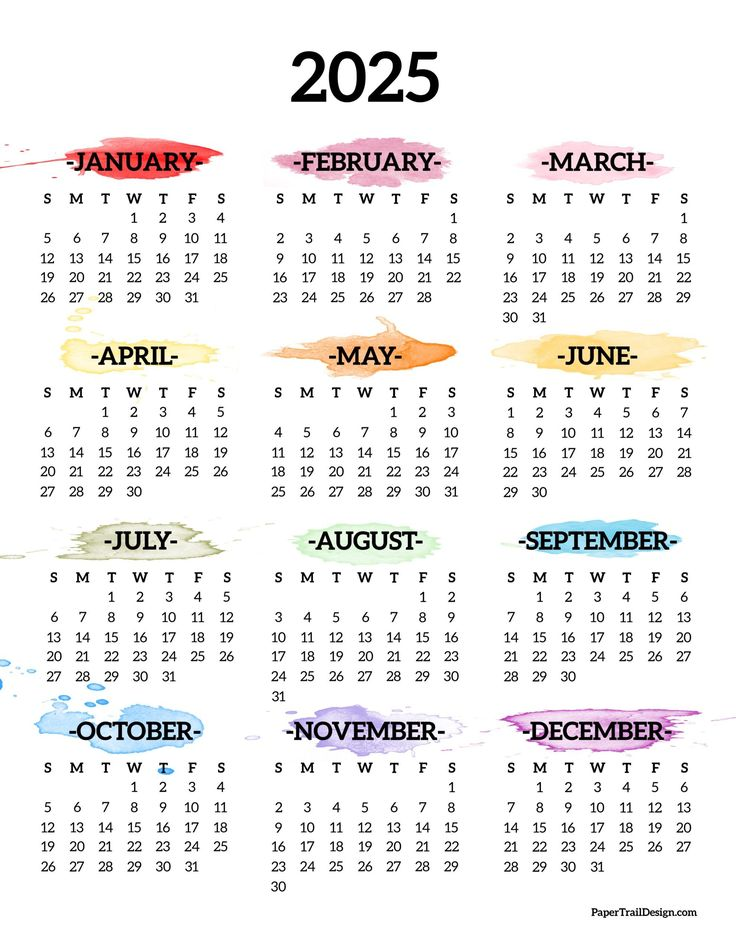
#> input picture 2025-calendar.jpg, 736 x 952 px
$ python invert_image.py 2025-calendar.jpg out.png
#> lines starting #> are read from the running program, lines starting #| are printed output that depends on the picture
from PIL import Image
import sys
import os

def invert_image(input_path, output_path=None):
    """
    Invert an image (make white black and vice versa)

    Args:
        input_path (str): Path to the input image
        output_path (str, optional): Path to save the inverted image. If not provided,
                                   will append '_inverted' to the input filename
    """
#> called with input_path = '2025-calendar.jpg', output_path = 'out.png'
    try:
        # Open the image
        with Image.open(input_path) as img:
            # Convert image to RGB if it's not
#> img is the input picture: PIL image 736x952 RGB; mean R, G, B 239.7, 238, 237.4
            if img.mode != 'RGB':
                img = img.convert('RGB')

            # Invert the image
            inverted_img = Image.eval(img, lambda x: 255 - x)
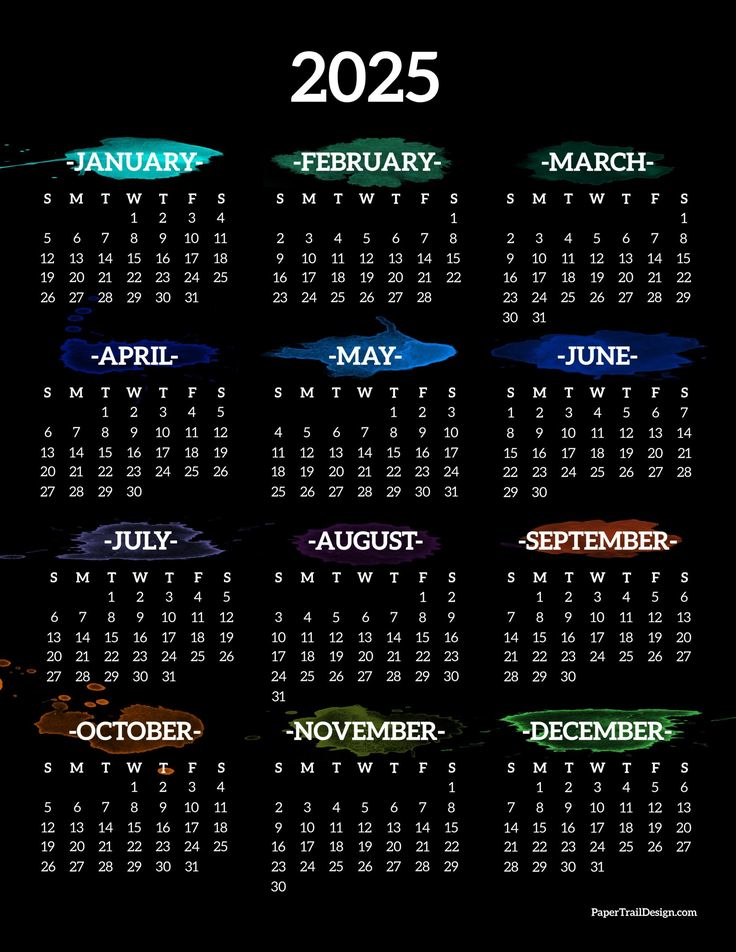
#> inverted_img: PIL image 736x952 RGB; mean R, G, B 15.3, 17, 17.6

            # Generate output path if not provided
            if output_path is None:
                filename, ext = os.path.splitext(input_path)
                output_path = f"{filename}_inverted{ext}"

            # Save the inverted image with maximum quality
            if output_path.lower().endswith('.jpg') or output_path.lower().endswith('.jpeg'):
                inverted_img.save(output_path, 'JPEG', quality=100)
            else:
                inverted_img.save(output_path)

            print(f"Inverted image saved to: {output_path}")

    except Exception as e:
        print(f"Error processing image: {str(e)}")
        sys.exit(1)

if __name__ == "__main__":
    if len(sys.argv) < 2:
        print("Usage: python invert_image.py <input_image_path> [output_image_path]")
        sys.exit(1)

    input_path = sys.argv[1]
    output_path = sys.argv[2] if len(sys.argv) > 2 else None
    invert_image(input_path, output_path)
